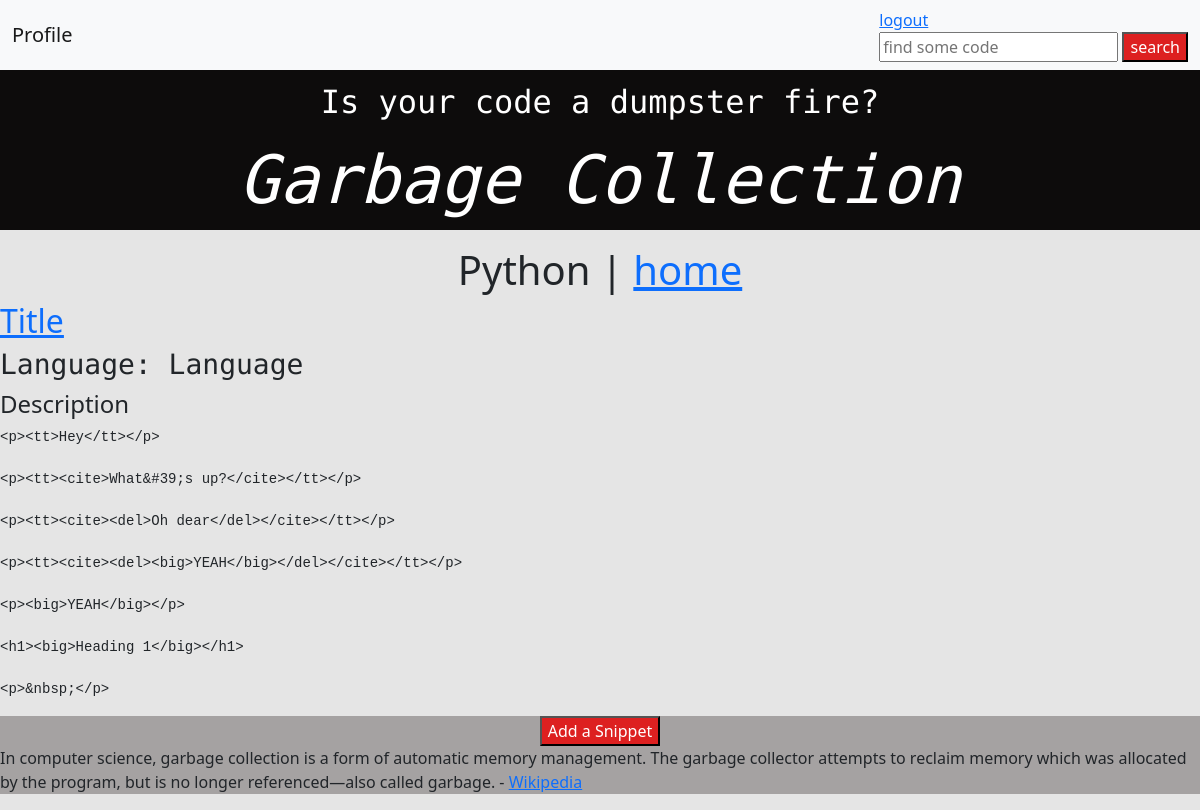
The page /category/python (signed in) on the database as committed earlier.
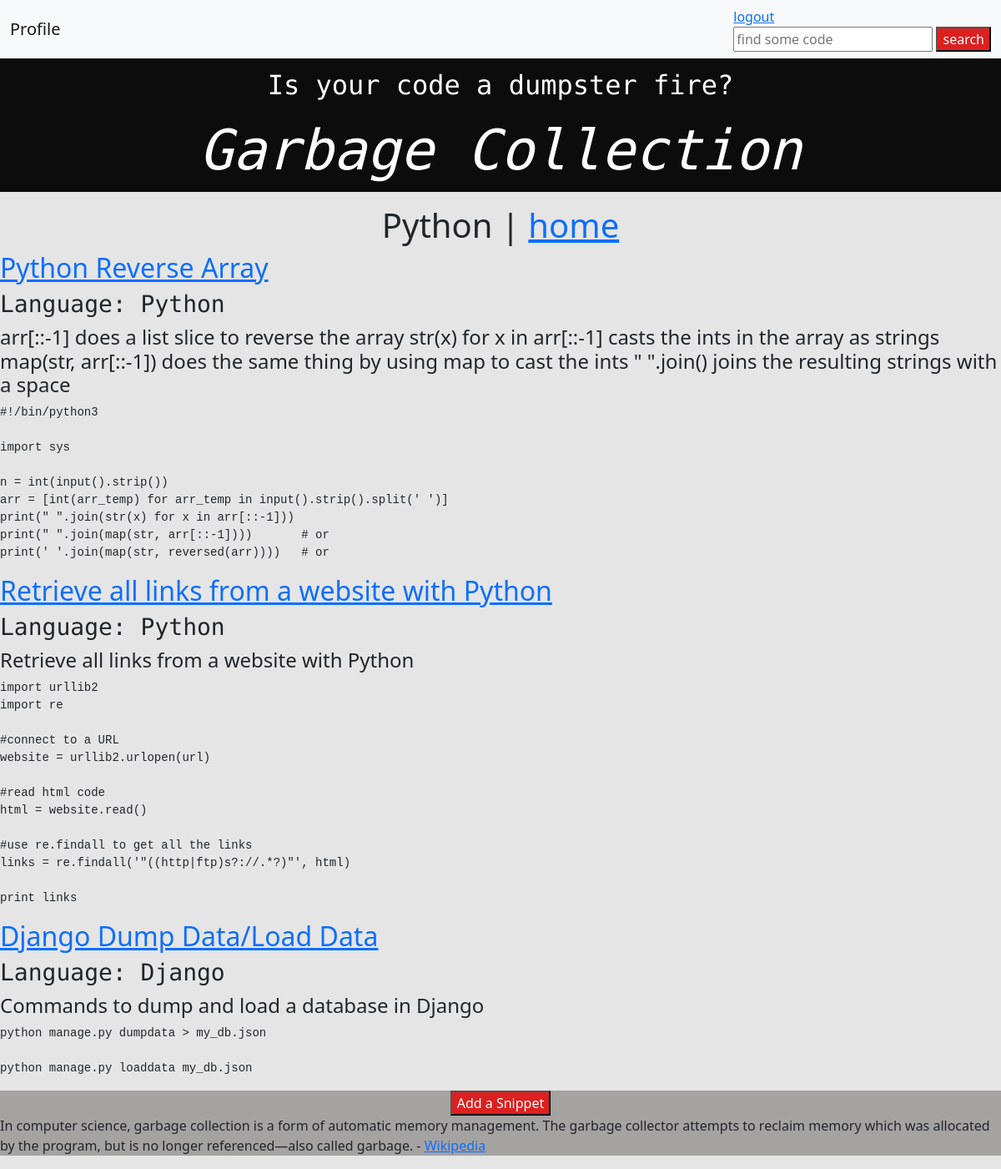
The same page on the database as committed later.
### snippets/models.py (models this page shows, shortened)
class Snippet(models.Model):
    title = models.CharField(max_length=500)
    language = models.CharField(choices=languages, max_length=20, blank=True, null=True)
    category = models.ManyToManyField("Category", related_name="snippets", blank=True)
    description = models.TextField(max_length=1000, null=True, blank=True)
    code = models.TextField(max_length=2000, null=True, blank=True)
    created_at = models.DateTimeField(auto_now_add=True)
    created_by = models.ForeignKey(CustomUser, on_delete=models.SET_NULL, null=True, blank=True, related_name="snippets")
    public = models.BooleanField(default=False)
    og_snippet = models.ForeignKey(
        "self",
        on_delete=models.CASCADE,
        null=True,
        blank=True,
        related_name="snippet_copies",)
    copy_count = models.IntegerField(default=0)

### snippets/views.py (the view)
# urls.py: path('category/<slug:slug>', snippets_views.category, name="category"),
@login_required
def category(request, slug):
    category = get_object_or_404(Category, slug=slug)
    snippets = category.snippets.all()
    return render(request, "category.html", {"category": category, "snippets": snippets})

### templates/category.html
{% extends "base.html" %}
{% block content %}
<h1>
    <center>
    {{ category.name }} | <a href="{% url 'index' %}">home</a>
    </center>
</h1>
{% for snippet in snippets %}
    <a href="{% url 'detail' pk=snippet.pk %}"><h2>{{ snippet.title }}</h2></a>
    <h3>Language: {{ snippet.language }}</h3>
    <h4>{{ snippet.description }}</h4>
    <pre><code>{{ snippet.code }}</code></pre>
{% endfor %}
{% endblock %}

Rows that differ between the two databases and show on the page:
removed Snippet: title "Title", language "Language", description "Description", code "<p><tt>Hey</tt></p> <p><tt><cite>What&#39;s up?</cite></tt></p> <p><tt><cite><del>Oh dear</del></cite></tt></p> <p><tt><cite><del><big>YEAH</big></del></cite></tt></p> <p><big>YEAH</big></p> <h1><big>Heading 1</big></h1> <p>&nbsp;</p>"
now on this page (row edited): Snippet: title "Python Reverse Array", language "Python", description "arr[::-1] does a list slice to reverse the array str(x) for x in arr[::-1] casts the ints in the array as strings map(str, arr[::-1]) does the same thing by using map to cast the ints \" \".join() joins the resulting strings with a space", code "#!/bin/python3 import sys n = int(input().strip()) arr = [int(arr_temp) for arr_temp in input().strip().split(' ')] print(\" \".join(str(x) for x in arr[::-1])) print(\" \".join(map(str, arr[::-1]))) # or print(' '.join(map(str, reversed(arr)))) # or"
now on this page (row edited): Snippet: title "Retrieve all links from a website with Python", language "Python", description "Retrieve all links from a website with Python", code "import urllib2 import re #connect to a URL website = urllib2.urlopen(url) #read html code html = website.read() #use re.findall to get all the links links = re.findall('\"((http|ftp)s?://.*?)\"', html) print links"
now on this page (row edited): Snippet: title "Django Dump Data/Load Data", language "Django", description "Commands to dump and load a database in Django", code "python manage.py dumpdata > my_db.json python manage.py loaddata my_db.json"
